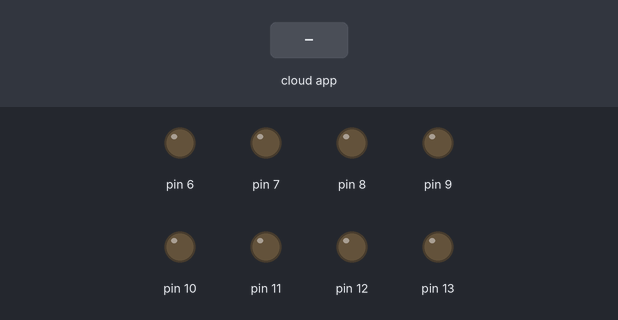
Bench run of a sketch on a simulated Arduino Uno, built with avr-gcc and run on an emulated ATmega328P. On the bench: output pins drawn as LEDs (lit = HIGH). Inputs (shaded band) come from the test bench. The ROS host is connected and sends only what is stated.

Above: at 1.2 s.
1.3 s: the phone or cloud app sets linear.x to -100
At 2.3 s:
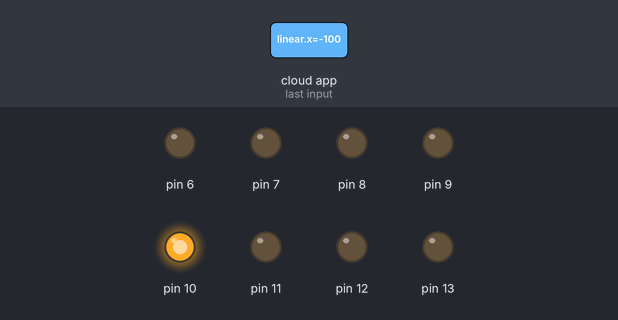
2.8 s: the phone or cloud app sets linear.x to 100
At 3.5 s:
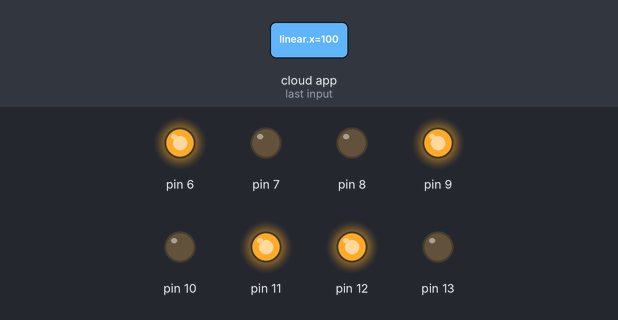
4.4 s: the phone or cloud app sets angular.z to -100
At 5.7 s:
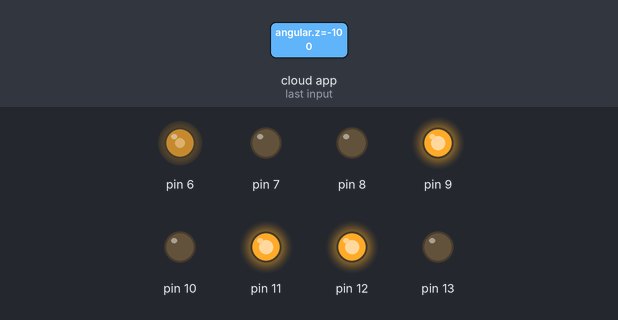
6.0 s: the phone or cloud app sets angular.z to 0
At 7.1 s:
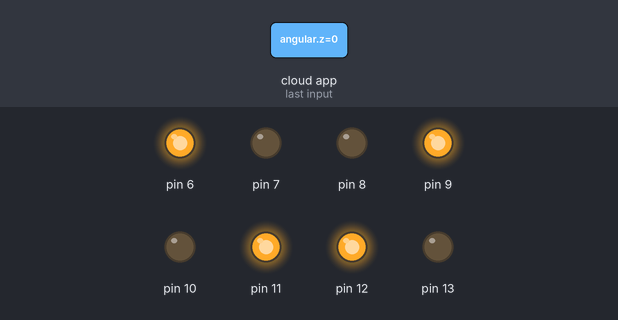
7.6 s: the phone or cloud app sets angular.z to 100
At 8.3 s:
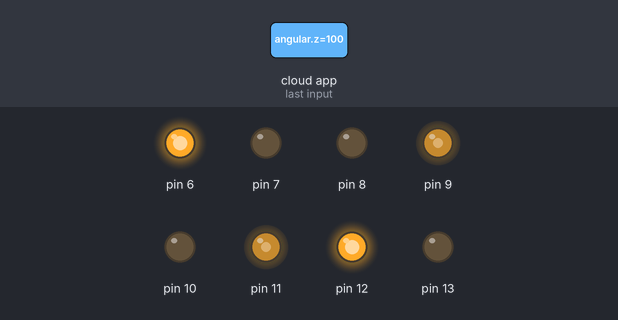
9.2 s: the phone or cloud app sets linear.x to 0
At 10.7 s:
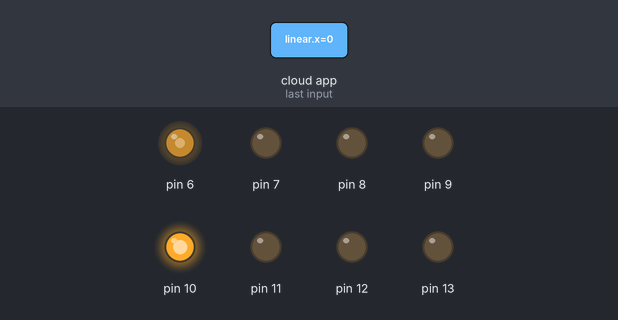
Timing chart, 0 to 11.8 s (numbered marks = the images above; inputs shaded):
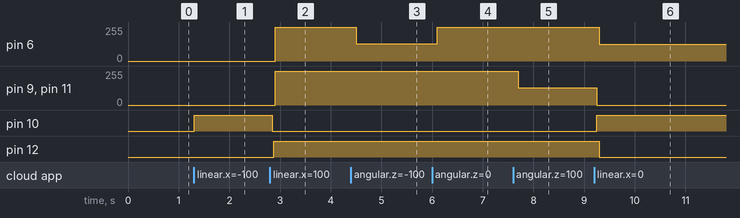

The sketch:

rover_motor.ino
```cpp
#include <ros.h>
#include <geometry_msgs/Twist.h>

#include "motor.h"

ros::NodeHandle nh;
void node_callback(const geometry_msgs::Twist& twist);
ros::Subscriber<geometry_msgs::Twist> sub("/cmd_vel", &node_callback);

Motor motor1(6, 7);
Motor motor3(9, 8);
Motor motor2(11, 10);
Motor motor4(12, 13);

char buffer[64]; // log message buffer

void setup() {
    nh.getHardware()->setBaud(115200);
    nh.initNode();
    nh.subscribe(sub);
    nh.loginfo("arduino ready...");
}


void loop() {
    nh.spinOnce();

    motor1.run();
    motor2.run();
    motor3.run();
    motor4.run();
}

void node_callback(const geometry_msgs::Twist& twist) {
    int x = int(twist.linear.x * 255);
    int z = int(twist.angular.z * 255);

    int lv = constrain(x + z/2, -255, 255);
    int rv = constrain(x - z/2, -255, 255);

    motor1.set(lv);
    motor2.set(rv);
    motor3.set(rv);
    motor4.set(lv);

    sprintf(buffer, "x: %d, z: %d, lv: %d, rv: %d", x, z, lv, rv);
    nh.loginfo(buffer);

    sprintf(
        buffer, "m1: %d, m2: %d, m3: %d, m4: %d",
        motor1.rmp.getTarget(),
        motor2.rmp.getTarget(),
        motor3.rmp.getTarget(),
        motor4.rmp.getTarget()
    );

    nh.loginfo(buffer);
}
```

motor.h
```cpp
#ifndef _motor_h
#define _motor_h

#include <Arduino.h>
#include <Ramp.h>

struct Motor {
    byte fwd, bkd;
    rampInt rmp;

    Motor(int f, int b) {
        fwd = f;
        bkd = b;
        rmp.go(0, 0, LINEAR, ONCEFORWARD);

        pinMode(fwd, OUTPUT);
        pinMode(bkd, OUTPUT);
    }

    void set(int pwm) {
        rmp.go(pwm, 100, LINEAR, ONCEFORWARD);
    }

    void run() {
        int p = rmp.update();

        if (p >= 0) {
            analogWrite(fwd, p);
            analogWrite(bkd, 0);
        } else {
            analogWrite(fwd, 0);
            analogWrite(bkd, p);
        }
    }
};

#endif
```

Measured:
- after the input at 1.3 s, pin 10: LOW → HIGH at once
- after the input at 2.8 s, pin 6, pin 9, pin 11: 0/255 → 255/255 after 0.10 s; pin 10: HIGH → LOW after 0.05 s; pin 12: LOW → HIGH after 0.08 s
- after the input at 4.4 s, pin 6: 255/255 → 128/255 after 0.10 s
- after the input at 6.0 s, pin 6: 128/255 → 255/255 after 0.10 s
- after the input at 7.6 s, pin 9, pin 11: 255/255 → 128/255 after 0.10 s
- after the input at 9.2 s, pin 6: 255/255 → 127/255 after 0.10 s; pin 9, pin 11: 128/255 → 0/255 after 0.05 s; pin 10: LOW → HIGH after 0.05 s; pin 12: HIGH → LOW after 0.10 s
